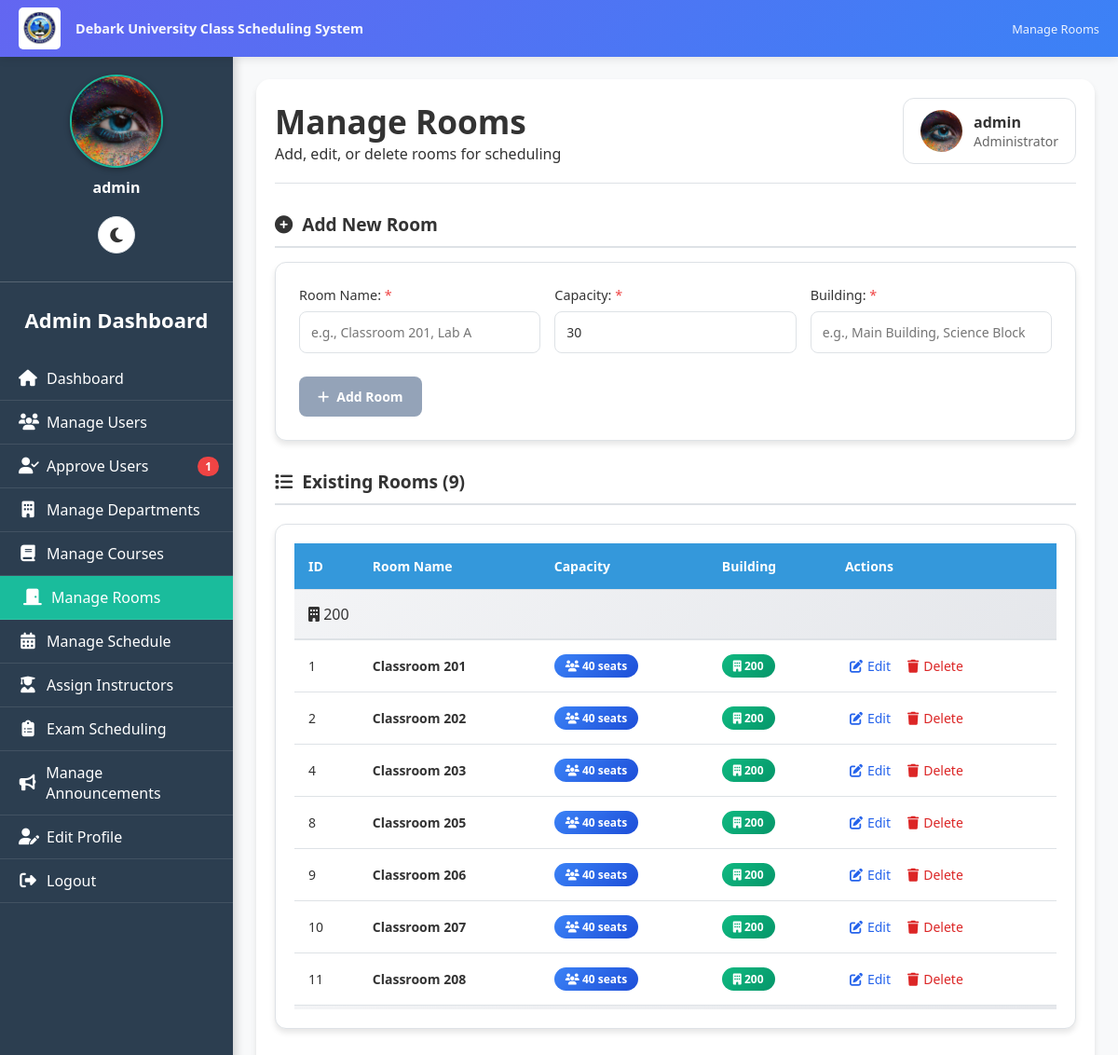
The app's page /admin/manage_rooms.php (signed in) with its own data.
### tables this page shows
CREATE TABLE `users` (
  `user_id` int(11) NOT NULL,
  `username` varchar(50) NOT NULL,
  `password` varchar(255) NOT NULL,
  `full_name` varchar(100) NOT NULL,
  `student_id` varchar(50) DEFAULT NULL,
  `email` varchar(100) DEFAULT NULL,
  `role` enum('admin','instructor','student','department_head') NOT NULL,
  `department_id` int(11) DEFAULT NULL,
  `year` varchar(10) DEFAULT NULL,
  `created_at` timestamp NOT NULL DEFAULT current_timestamp(),
  `profile_picture` varchar(255) DEFAULT NULL,
  `email_verified` tinyint(1) DEFAULT 0,
  `verification_token` varchar(255) DEFAULT NULL,
  `is_approved` tinyint(1) DEFAULT 0,
  `is_verified` tinyint(1) NOT NULL DEFAULT 0,
  `id_number` varchar(20) DEFAULT NULL
);

CREATE TABLE `rooms` (
  `room_id` int(11) NOT NULL,
  `room_name` varchar(50) NOT NULL,
  `capacity` int(11) NOT NULL,
  `building` varchar(100) DEFAULT NULL,
  `is_available` tinyint(1) NOT NULL DEFAULT 1
);

### public/admin/manage_rooms.php (the view, shortened to what this page needs)
<?php
require __DIR__ . '/../../includes/db.php';
include __DIR__ . '/../includes/darkmode.php';
$user_stmt = $pdo->prepare("SELECT username, email, profile_picture FROM users WHERE user_id=?");
$user_stmt->execute([$_SESSION['user_id']]);
$current_user = $user_stmt->fetch();
function getAdminProfilePicturePath($profile_picture) {
    $locations = [
        __DIR__ . '/../uploads/admin/' . $profile_picture,
        __DIR__ . '/../uploads/' . $profile_picture,
        __DIR__ . '/../../uploads/' . $profile_picture,
        'uploads/admin/' . $profile_picture,
        '../uploads/admin/' . $profile_picture,
        'uploads/' . $profile_picture,
        '../uploads/' . $profile_picture,
    ];
    foreach ($locations as $location) {
        if (file_exists($location)) {
            if (strpos($location, '/admin/') !== false) {
                return '../uploads/admin/' . $profile_picture;
            } elseif (strpos($location, 'uploads/admin/') !== false) {
                return 'uploads/admin/' . $profile_picture;
            } elseif (strpos($location, '../uploads/') !== false) {
                return '../uploads/' . $profile_picture;
            } elseif (strpos($location, 'uploads/') !== false) {
                return 'uploads/' . $profile_picture;
            }
        }
    }
    return '../assets/default_profile.png';
}
$profile_img_path = getAdminProfilePicturePath($current_user['profile_picture'] ?? '');
$edit_room = null;
$rooms = $pdo->query("SELECT * FROM rooms ORDER BY building, room_name")->fetchAll(PDO::FETCH_ASSOC);
$pending_stmt = $pdo->query("SELECT COUNT(*) as count FROM users WHERE is_approved = 0");
$pending_approvals = $pending_stmt->fetchColumn() ?: 0;
$current_page = basename($_SERVER['PHP_SELF']);
?>
<!DOCTYPE html>
<html lang="en" data-theme="<?= $darkMode ? 'dark' : 'light' ?>">
<head>
<link rel="stylesheet" href="https://cdnjs.cloudflare.com/ajax/libs/font-awesome/6.4.0/css/all.min.css">
<link rel="stylesheet" href="../../assets/css/darkmode.css">
</head>
<body>
    <div class="university-header">
        <div class="header-left">
            <img src="../assets/images/dku logo.jpg" alt="Debark University Logo" class="dku-logo-img">
            <div class="system-title">Debark University Class Scheduling System</div>
        </div>
        <div class="header-right">
            Manage Rooms
        </div>
    </div>
    <div class="sidebar" id="sidebar">
        <div class="sidebar-content" id="sidebarContent">
            <div class="sidebar-profile">
                <img src="<?= htmlspecialchars($profile_img_path) ?>" alt="Profile Picture" id="sidebarProfilePic"
                     onerror="this.onerror=null; this.src='../assets/default_profile.png';">
                <p><?= htmlspecialchars($current_user['username']) ?></p>
            </div>
            <h2>Admin Dashboard</h2>
            <a href="dashboard.php" class="<?= $current_page=='dashboard.php'?'active':'' ?>">
                <i class="fas fa-home"></i> Dashboard
            </a>
            <a href="manage_users.php" class="<?= $current_page=='manage_users.php'?'active':'' ?>">
                <i class="fas fa-users"></i> Manage Users
            </a>
            <a href="approve_users.php" class="<?= $current_page=='approve_users.php'?'active':'' ?>">
                <i class="fas fa-user-check"></i> Approve Users
                <?php if($pending_approvals > 0): ?>
                    <span class="pending-badge"><?= $pending_approvals ?></span>
                <?php endif; ?>
            </a>
            <a href="manage_departments.php" class="<?= $current_page=='manage_departments.php'?'active':'' ?>">
                <i class="fas fa-building"></i> Manage Departments
            </a>
            <a href="manage_courses.php" class="<?= $current_page=='manage_courses.php'?'active':'' ?>">
                <i class="fas fa-book"></i> Manage Courses
            </a>
            <a href="manage_rooms.php" class="active">
                <i class="fas fa-door-closed"></i> Manage Rooms
            </a>
            <a href="manage_schedules.php" class="<?= $current_page=='manage_schedules.php'?'active':'' ?>">
                <i class="fas fa-calendar-alt"></i> Manage Schedule
            </a>
            <a href="assign_instructors.php" class="<?= $current_page=='assign_instructors.php'?'active':'' ?>">
                <i class="fas fa-user-graduate"></i> Assign Instructors
            </a>
            <a href="admin_exam_schedules.php" class="<?= $current_page=='admin_exam_schedules.php'?'active':'' ?>">
                <i class="fas fa-clipboard-list"></i> Exam Scheduling
            </a>
            <a href="manage_announcements.php" class="<?= $current_page=='manage_announcements.php'?'active':'' ?>">
                <i class="fas fa-bullhorn"></i> Manage Announcements
            </a>
            <a href="edit_profile.php" class="<?= $current_page=='edit_profile.php'?'active':'' ?>">
                <i class="fas fa-user-edit"></i> Edit Profile
            </a>
            <a href="../logout.php">
                <i class="fas fa-sign-out-alt"></i> Logout
            </a>
        </div>
    </div>
    <div class="main-content">
        <div class="content-wrapper">
            <div class="header">
                <div>
                    <h1>Manage Rooms</h1>
                    <p>Add, edit, or delete rooms for scheduling</p>
                </div>
                <div class="user-info">
                    <img src="<?= htmlspecialchars($profile_img_path) ?>" alt="Profile" id="headerProfilePic"
                         onerror="this.onerror=null; this.src='../assets/default_profile.png';">
                    <div>
                        <div><?= htmlspecialchars($current_user['username']) ?></div>
                        <small>Administrator</small>
                    </div>
                </div>
            </div>
            <div class="form-section">
                <div class="form-section-title">
                    <i class="fas fa-<?= isset($edit_room) ? 'edit' : 'plus-circle' ?>"></i>
                    <?= isset($edit_room) ? "Edit Room" : "Add New Room" ?>
                </div>
                <div class="room-form-wrapper">
                    <form method="POST" class="room-form" id="roomForm">
                        <div class="form-group">
                            <label class="required">Room Name:</label>
                            <input type="text" name="room_name" id="room-name" placeholder="e.g., Classroom 201, Lab A" required
                                   value="<?= isset($edit_room['room_name']) ? htmlspecialchars($edit_room['room_name']) : '' ?>"
                                   oninput="checkRoomAvailability()">
                        </div>
                        <div class="form-group">
                            <label class="required">Capacity:</label>
                            <input type="number" name="capacity" id="capacity" placeholder="Number of seats" min="1" max="500" required
                                   value="<?= isset($edit_room['capacity']) ? htmlspecialchars($edit_room['capacity']) : '30' ?>">
                        </div>
                        <div class="form-group">
                            <label class="required">Building:</label>
                            <input type="text" name="building" id="building" placeholder="e.g., Main Building, Science Block" required
                                   value="<?= isset($edit_room['building']) ? htmlspecialchars($edit_room['building']) : '' ?>"
                                   oninput="checkRoomAvailability()">
                        </div>
                        <div class="form-actions">
                            <button class="btn btn-primary" type="submit" name="<?= isset($edit_room) ? 'edit_room' : 'add_room' ?>" id="submit-btn" <?= isset($edit_room) ? '' : 'disabled' ?>>
                                <i class="fas fa-<?= isset($edit_room) ? 'save' : 'plus' ?>"></i>
                                <?= isset($edit_room) ? 'Update Room' : 'Add Room' ?>
                            </button>
                        </div>
                    </form>
                </div>
            </div>
            <div class="table-section">
                <div class="table-section-title">
                    <i class="fas fa-list"></i>
                    Existing Rooms (<?= count($rooms) ?>)
                </div>
                <div class="table-wrapper">
                    <div class="table-container">
                        <table class="room-table" id="roomTable">
                            <thead>
                                <tr>
                                    <th>ID</th>
                                    <th>Room Name</th>
                                    <th>Capacity</th>
                                    <th>Building</th>
                                    <th>Actions</th>
                                </tr>
                            </thead>
                            <tbody>
                                <?php if(empty($rooms)): ?>
                                    <tr>
                                        <td colspan="5" style="text-align:center; padding:30px; color:var(--text-secondary);">
                                            No rooms found. Add your first room above.
                                        </td>
                                    </tr>
                                <?php else: ?>
                                    <?php
                                    $currentBuilding = '';
                                    foreach($rooms as $r):
                                        if($r['building'] !== $currentBuilding):
                                            $currentBuilding = $r['building'];
                                    ?>
                                    <tr class="building-header">
                                        <td colspan="5" style="text-align:left;">
                                            <i class="fas fa-building"></i> <?= htmlspecialchars($currentBuilding) ?>
                                        </td>
                                    </tr>
                                    <?php endif; ?>
                                    <tr data-label="Room">
                                        <td data-label="ID"><?= $r['room_id'] ?></td>
                                        <td data-label="Room Name">
                                            <strong><?= htmlspecialchars($r['room_name']) ?></strong>
                                        </td>
                                        <td data-label="Capacity">
                                            <span class="capacity-badge">
                                                <i class="fas fa-users"></i> <?= htmlspecialchars($r['capacity']) ?> seats
                                            </span>
                                        </td>
                                        <td data-label="Building">
                                            <span class="building-badge">
                                                <i class="fas fa-building"></i> <?= htmlspecialchars($r['building']) ?>
                                            </span>
                                        </td>
                                        <td data-label="Actions">
                                            <div class="action-buttons">
                                                <a class="action-link" href="?edit=<?= $r['room_id'] ?>">
                                                    <i class="fas fa-edit"></i> Edit
                                                </a>
                                                <form method="POST" style="display:inline;" onsubmit="return confirmDelete(this, '<?= htmlspecialchars(addslashes($r['room_name'])) ?>')">
                                                    <button type="submit" name="delete_room" class="action-link delete">
                                                        <i class="fas fa-trash"></i> Delete
                                                    </button>
                                                </form>
                                            </div>
                                        </td>
                                    </tr>
                                    <?php endforeach; ?>
                                <?php endif; ?>
                            </tbody>
                        </table>
                    </div>
                </div>
            </div>
        </div>
    </div>
</body>
</html>

### public/assets/css/darkmode.css (style rules this page uses)
:root { --bg-primary: #ffffff; --bg-secondary: #f3f4f6; --bg-sidebar: #2c3e50; --bg-card: #ffffff; --bg-input: #ffffff; --text-primary: #111827; --text-secondary: #4b5563; --text-light: #6b7280; --text-sidebar: #ecf0f1; --border-color: #d1d5db; --shadow-color: rgba(0, 0, 0, 0.1); --hover-color: #f9fafb; --table-header: #34495e; --table-stripe: #f2f2f2; --success-bg: #dcfce7; --success-text: #166534; --error-bg: #fee2e2; --error-text: #991b1b; --warning-bg: #fef3c7; --warning-text: #92400e; --info-bg: #dbeafe; --info-text: #1e40af; }
body { background: var(--bg-primary); color: var(--text-primary); }
.sidebar { background: var(--bg-sidebar) !important; }
.sidebar a { color: var(--text-sidebar) !important; }
.sidebar a.active { background: #1abc9c !important; }
.main-content { background: var(--bg-primary); }
.form-group label { color: var(--text-primary); }

### public/includes/darkmode.php (style rules this page uses)
:root { --bg-primary: #ffffff; --bg-secondary: #f3f4f6; --bg-sidebar: #2c3e50; --bg-card: #ffffff; --bg-input: #ffffff; --text-primary: #111827; --text-secondary: #4b5563; --text-light: #6b7280; --text-sidebar: #ecf0f1; --border-color: #d1d5db; --shadow-color: rgba(0, 0, 0, 0.1); --hover-color: #f9fafb; --table-header: #34495e; --table-stripe: #f2f2f2; }
body { background: var(--bg-primary); color: var(--text-primary); transition: background-color 0.3s ease, color 0.3s ease; }

### records on screen
users: profile_picture (picture), username "admin"
rooms: building "200", room_id "1", room_name "Classroom 201", capacity "40"
rooms: room_id "2", room_name "Classroom 202", capacity "40", building "200"
rooms: room_id "4", room_name "Classroom 203", capacity "40", building "200"
rooms: room_id "8", room_name "Classroom 205", capacity "40", building "200"
rooms: room_id "9", room_name "Classroom 206", capacity "40", building "200"
rooms: room_id "10", room_name "Classroom 207", capacity "40", building "200"
rooms: room_id "11", room_name "Classroom 208", capacity "40", building "200"

### other values on screen
$pending_approvals "1"
count($rooms) "9"
